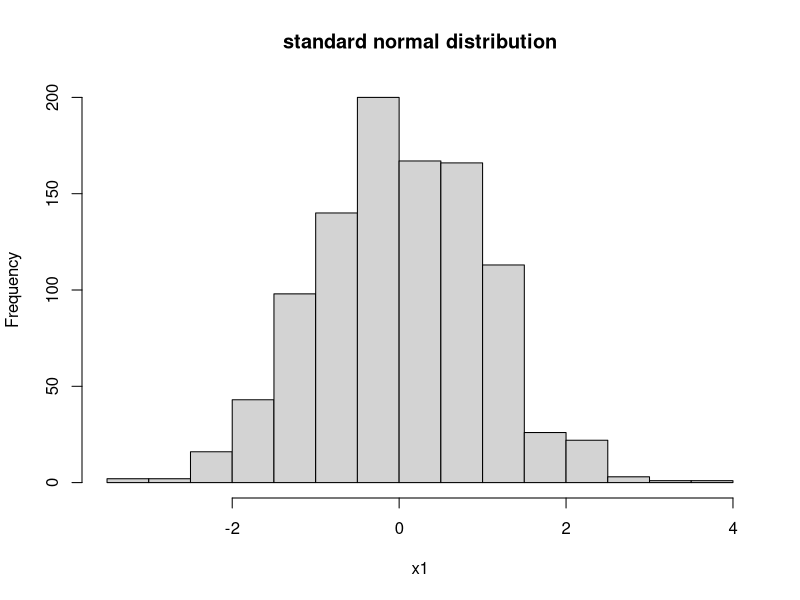
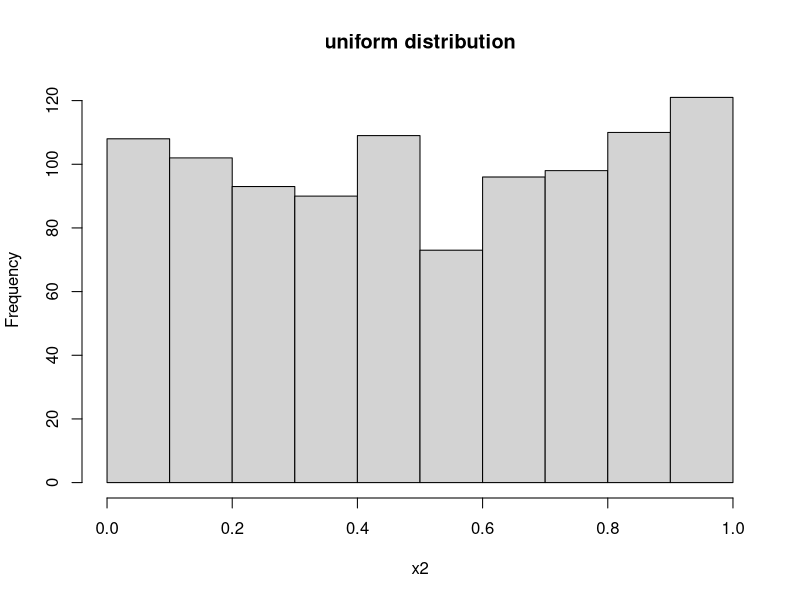
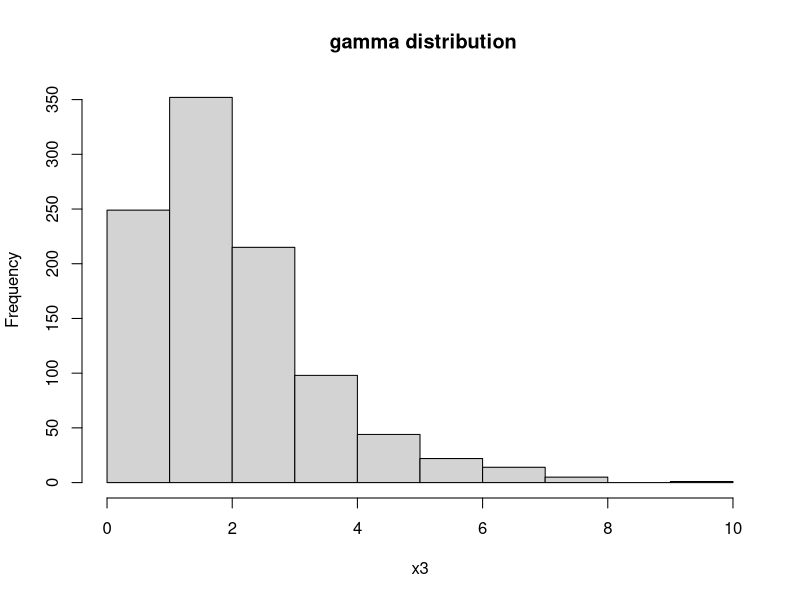
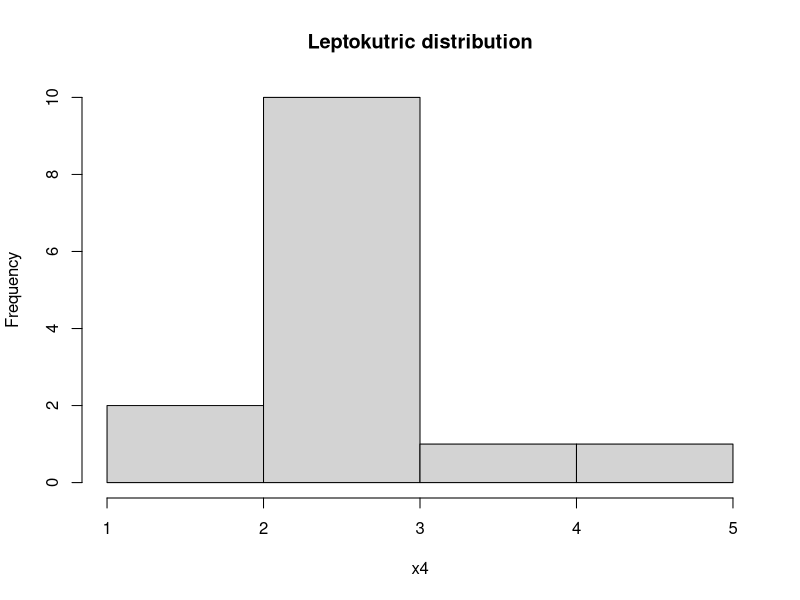

Write the R code that produced these figures, in order.
## ---- chunk 1
x <- c(10,10,10,20,20,30,30,40,50)

# table back the frequency of each elements in vector
y <- table(x)

as.numeric(names(y)[which.max(y)])

## ---- chunk 2
x <- c(7,4,11,8,19)
range(x)

# the difference between Max value & Min value
diff(range(x))
## ---- chunk 3
x <- c(7,4,11,8,19)
sd(x)

var(x)
## ---- chunk 4
x <- c(7,4,11,8,19)
mad(x, constant = 1)
## ---- chunk 5
set.seed(10)
x1 <- rnorm(1000) # 1000 values from standard normal distribution
x2 <- runif(1000) # 1000 values from uniform distribution
x3 <- rgamma(1000,2,1) # 1000 values from gamma distribution
x4 <- c(rep(3,10),1,2,4,5) # Leptokutric distribution

hist(x1, main = 'standard normal distribution')
hist(x2, main = 'uniform distribution')
hist(x3, main = ' gamma distribution')
hist(x4, main = 'Leptokutric distribution')
## ---- chunk 6
# Normal Distribution when Pvalue > 0.05
shapiro.test(x1)$p.value # large p_value follow normal distribution

shapiro.test(x2)$p.value
shapiro.test(x3)$p.value
shapiro.test(x4)$p.value
## ---- chunk 7
scores <- c(1370,1290,1250,1320,1250,1370,1340,1330,1280,1210,1390,1180,1290,1300,1300,1250,1250,1310,1360)

your.score <- 1330

# to test if normally distributed by Shapiro-wilk test
shapiro.test(scores)
## ---- chunk 8
# t-test because p-value > 0.05
# I don't care about the direction of differency SO "two.sided"
# compare x to mu to get to reject the NUll hypothesis or not
t.test(x=scores, mu=your.score, alternative = "two.sided")

# p_value < 0.05 => SO my_score is significant
## ---- chunk 9
# if we need to get the direction hypothesis // if my_score is higher or lower to my colleges
t.test(x=scores, mu=your.score, alternative = "less")
## ---- chunk 10
t.test(x=scores, mu=your.score, alternative = "greater")
## ---- chunk 11
    score2 <- c(1340,1540,1310,1270,1340,1300,1330,1540,1540,1320)

    your.score2 <- 1300

    shapiro.test(score2)
## ---- chunk 12
    wilcox.test(score2, mu=your.score2, alternative = "two.sided")
## ---- chunk 13
        set.seed(10)
        before = rnorm(100)
        set.seed(20)
        after = rnorm(100, mean = 2)

        d = after - before

        shapiro.test(d)
## ---- chunk 14
    t.test(after,before,paired = TRUE, alternative = 'two.sided')
